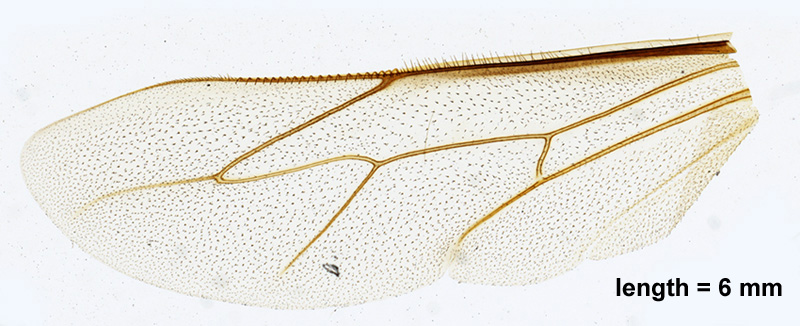
#> input picture images/ala_ape.jpg, 800 x 326 px, found by its file name
$ python prova3_ex2.py
#> lines starting #> are read from the running program, lines starting #| are printed output that depends on the picture; after the words box and inside, x2 and y2 are one past the last pixel; in counts of white or black regions, pixels touching at a corner belong together
import numpy as np
import scipy.ndimage as ndi
import skimage.io as io
import matplotlib.pyplot as plt
from skimage.color import rgb2hsv
from numpy import abs as _abs

def zero_crossing(b, thresh=None):
    """
    Restituisce la mappa dei passaggi per zero.

    Parameters
    ----------
    b : matrice
    thresh : soglia opsionale

    Returns
    -------
    m : mappa dei zero crossing

    """
    if thresh is None:
        thresh = 0.25 * np.mean(_abs(b))
        print('thresh = ', thresh)
    thresh2 = 2.0 * thresh

    m1 = (b[1:-1,1:-1]<0) & (b[1:-1,2:  ]>0) & (_abs(b[1:-1,1:-1]-b[1:-1,2:  ])>thresh) # H[- +]
    m2 = (b[1:-1,0:-2]>0) & (b[1:-1,1:-1]<0) & (_abs(b[1:-1,0:-2]-b[1:-1,1:-1])>thresh) # H[+ -]
    m3 = (b[1:-1,1:-1]<0) & (b[2:  ,1:-1]>0) & (_abs(b[1:-1,1:-1]-b[2:  ,1:-1])>thresh) # V[- +]
    m4 = (b[0:-2,1:-1]>0) & (b[1:-1,1:-1]<0) & (_abs(b[0:-2,1:-1]-b[1:-1,1:-1])>thresh) # V[+ -]
    m5 = (b[1:-1,1:-1]==0) & ((b[1:-1,0:-2]*b[1:-1,2:  ])<0) & (_abs(b[1:-1,0:-2]-b[1:-1,2:  ])>thresh2) # H[- 0 +]
    m6 = (b[1:-1,1:-1]==0) & ((b[0:-2,1:-1]*b[2:  ,1:-1])<0) & (_abs(b[0:-2,1:-1]-b[2:  ,1:-1])>thresh2) # V[- 0 +]

    m = m1 | m2 | m3 | m4 | m5 | m6
    m = np.pad(m, ((1,1),(1,1)), mode='constant', constant_values = False)
    return m

def fast_var(x,k):
    return ndi.uniform_filter(x**2,(k,k))-ndi.uniform_filter(x,(k,k))**2

def main():
    plt.close('all')

    x=np.float64(io.imread("images/ala_ape.jpg"))/255

    x_hsv=rgb2hsv(x)
#> x_hsv: shape (326, 800, 3) float64; mean of channels 0, 1, 2 0.395, 0.0748, 0.93

    H=x_hsv[:,:,0]
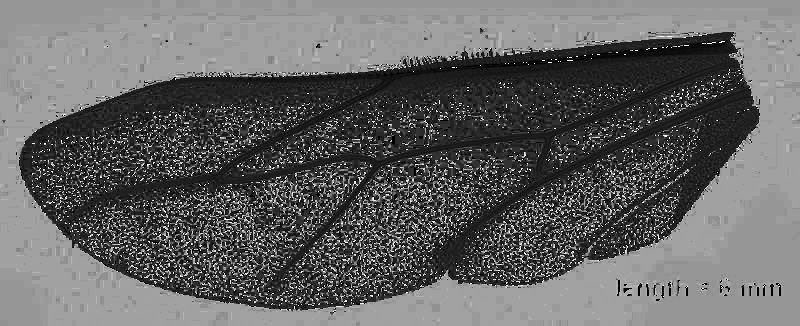
#> H: shape (326, 800) float64; min 0, max 0.996, mean 0.395
    S=x_hsv[:,:,1]
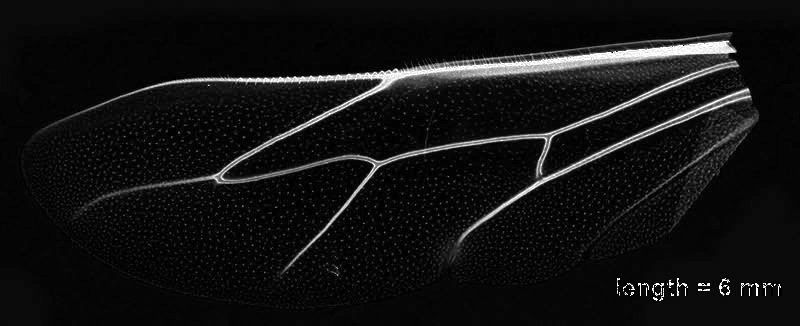
#> S: shape (326, 800) float64; min 0, max 1, mean 0.0748
    V=x_hsv[:,:,2]
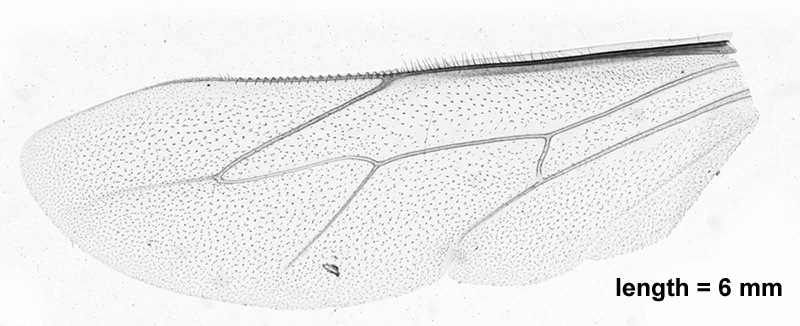
#> V: shape (326, 800) float64; min 0, max 1, mean 0.93

    mask_at=ndi.gaussian_filter(S,1)>0.25
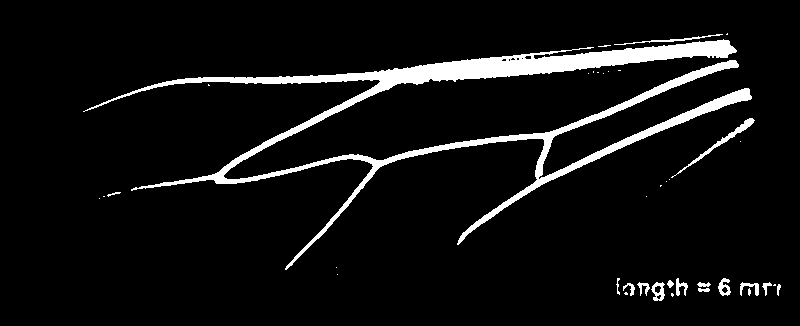
#> mask_at: shape (326, 800) bool; 6.6% white; 38 white regions (22 under 20 px), largest, box (x1, y1, x2, y2) and area: (83, 39, 752, 270) 15622, (671, 118, 755, 178) 379, (614, 34, 723, 45) 182
    L=np.array([[1,1,1],[1,-8,1],[1,1,1]])
    lap_at=ndi.correlate(mask_at,L)
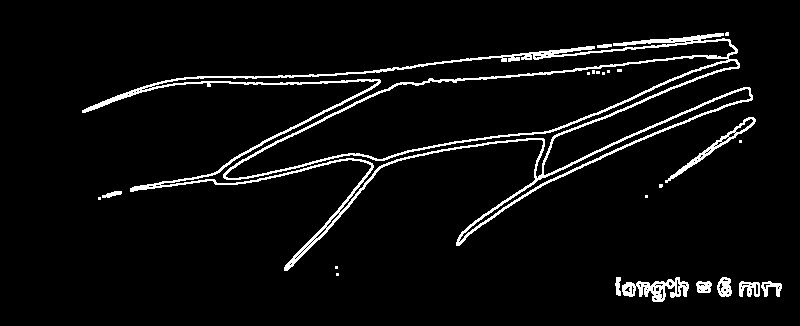
#> lap_at: shape (326, 800) bool; 5.1% white in thin lines or dots, all inside (x1, y1, x2, y2) = (82, 32, 782, 302)

    mask=fast_var(S,3)
#> in fast_var, `return ndi.uniform_filter(x**2,(k,k))-ndi.uniform_filter(x,(k,k))**2`:
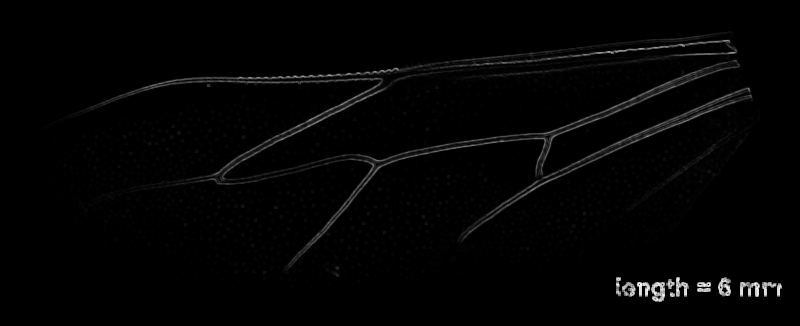
#> returned value: shape (326, 800) float64; min -6.25e-16, max 0.247, mean 0.00387; drawn with min black and max white
    mask=mask>0.02
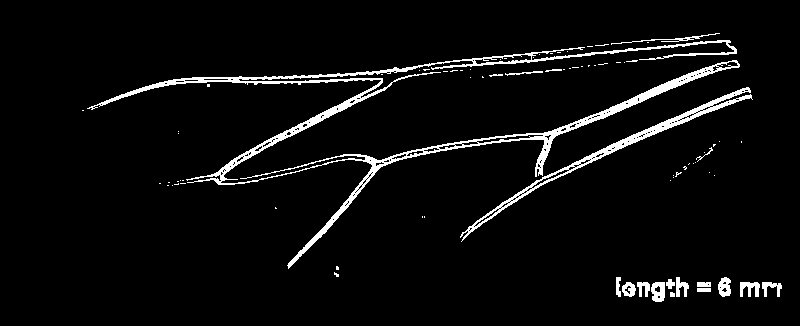
#> mask: shape (326, 800) bool; 4.7% white; 80 white regions (61 under 20 px), largest, box (x1, y1, x2, y2) and area: (87, 40, 740, 269) 8082, (460, 87, 753, 242) 2160, (651, 282, 665, 302) 221

    plt.figure()
    plt.subplot(1,3,1)
    plt.imshow(x,cmap='gray',clim=[0,1])
    plt.subplot(1,3,2)
    plt.imshow(mask,cmap='gray',clim=[0,1])
    plt.subplot(1,3,3)
    plt.imshow(lap_at,cmap='gray',clim=[0,1])

if __name__=='__main__':
    main()
    plt.show()
